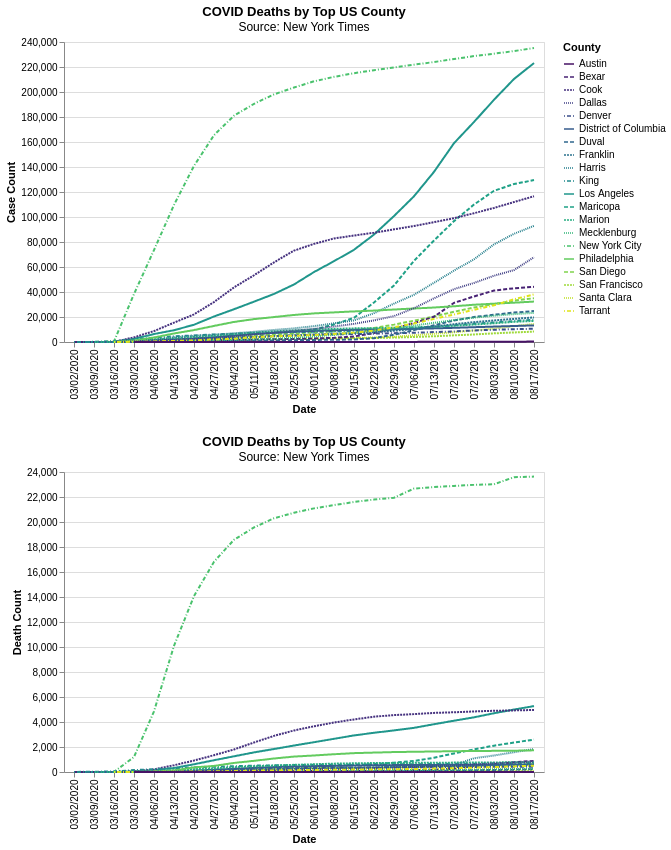

Specify this chart in Vega-Lite:
### Vega-Lite specification from a JSON file in a GitHub repository (floating-point values rounded to 4 significant figures; data arrays with more than 128 entries replaced by an {"elided": "..."} marker saying what was removed)
{"config": {"view": {"continuousWidth": 400, "continuousHeight": 300}}, "vconcat": [{"data": {"name": "data-aec54c2c04ca3af2ababa39fab3ce108"}, "mark": "line", "encoding": {"color": {"type": "nominal", "field": "County", "scale": {"scheme": "viridis"}}, "strokeDash": {"type": "nominal", "field": "County"}, "x": {"type": "ordinal", "field": "Date"}, "y": {"type": "quantitative", "field": "Case Count"}}, "title": {"text": "COVID Deaths by Top US County", "subtitle": "Source: New York Times"}}, {"data": {"name": "data-6e6858a1e12b489a3169cd6ba156d32b"}, "mark": "line", "encoding": {"color": {"type": "nominal", "field": "County", "scale": {"scheme": "magma"}}, "strokeDash": {"type": "nominal", "field": "County"}, "x": {"type": "ordinal", "field": "Date"}, "y": {"type": "quantitative", "field": "Death Count"}}, "title": {"text": "COVID Deaths by Top US County", "subtitle": "Source: New York Times"}}], "$schema": "https://vega.github.io/schema/vega-lite/v4.8.1.json", "datasets": {"data-aec54c2c04ca3af2ababa39fab3ce108": {"elided": "461 records"}, "data-6e6858a1e12b489a3169cd6ba156d32b": {"elided": "461 records"}}}
